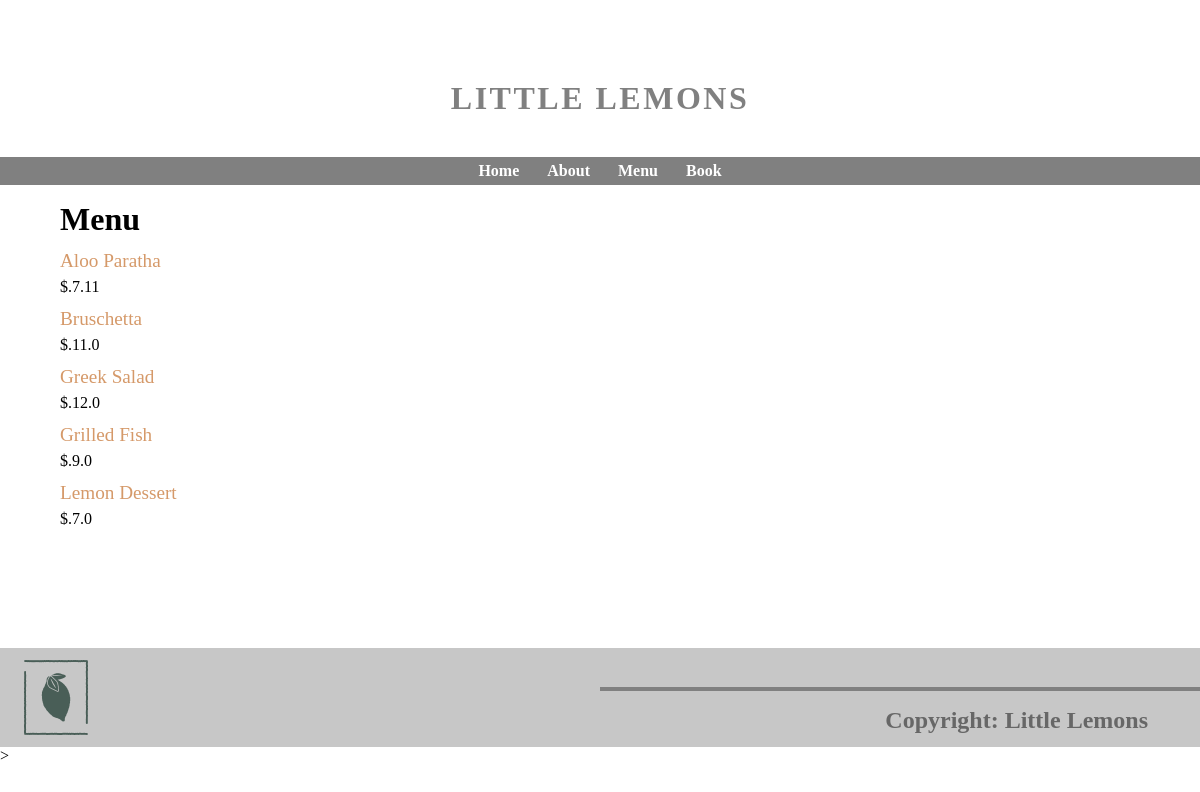
The app's page /menu/ with its own data.
### app/models.py (models this page shows, shortened)
class Menu(models.Model):
    name = models.CharField(max_length=100)
    price = models.FloatField()
    description = models.CharField(max_length=1000)
    image = models.ImageField(upload_to='uploads/')

### app/views.py (the view)
# urls.py: path('menu/',views.menu),
def menu(request):
    take = models.Menu.objects.all()
    mydic = {}
    for i in take:
        mydic[i.name] = [i.price,i.description,i.image]
    mydic = dict(sorted(mydic.items()))
    return render(request,'menu.html',{'take':take,'mydic':mydic})

### templates/menu.html
{% load static %}
<link rel="stylesheet" href="{% static 'menu.css' %}">
{% include 'index.html' %}
<h1 id="head">Menu</h1>
{% for key,values in mydic.items %}
<a href="/page/{{key}}" class="a-card"><div class="card">{{key}}</div></a>
<div class="price">$.{{values.0}}</div>
{% endfor %}
<div class="foot">{% include 'footer.html' %}</div>>

### templates/index.html
{% load static %} <link rel="stylesheet" href='{% static "style.css" %}''>
    <div id="name">
        LITTLE LEMONS
    </div>
    <div id="nav">
      <ul id="nav-ul">
        <li class="nav-li"><a class="nav-a" href="/">Home</a></li>
        <li class="nav-li"><a class="nav-a" href="/about/">About</a></li>
        <li class="nav-li"><a class="nav-a" href="/menu/">Menu</a></li>
        <li class="nav-li"><a class="nav-a" href="/book/">Book</a></li>
      </ul>
    </div>

### templates/footer.html
{% load static %}
<link rel="stylesheet" href="{% static 'footer.css'%}">
<div id="main">
    <div id="im"><img src="{% static 'img/logo_footer.png' %}" alt="image"></div>
    <div id="prt">
        <div id="line"></div>
        <div id="ftxt">Copyright: Little Lemons</div>
    </div>
</div>

### app/static/menu.css (style rules this page uses)
* { margin: 0; padding: 0; }
.card { color: #d59969; padding-top: 1vh; padding-left: 5vw; }
#head { padding: 0vw 0vw 0vw 5vw; }
.card { padding: 1vw 0vw 0.5vw 5vw; font-size: 1.2rem; }
.price { padding: 0vw 0vw 0vw 5vw;; }
.a-card { text-decoration: none; color: #d59969; }
.foot { margin-top: 15vh; margin-bottom: 0; }

### app/static/style.css (style rules this page uses)
* { margin: 0; padding: 0; }
#name { display: block; text-align: center; padding-top: 10vh; padding-bottom: 5vh; letter-spacing: 2.5px; font-weight: bold; color: gray; font-size: 2rem; }
#nav-ul { margin: 0 0 2vh 0; padding: 5px; text-align: center; list-style-type: none; background-color: gray; }
.nav-li { display: inline-block; padding: 0 1vw; }
.nav-a { color: white; font-weight: bold; text-decoration: none; }

### app/static/footer.css (style rules this page uses)
* { margin: 0; padding: 0; }
#main { background-color: rgb(199, 199, 199); display: grid; grid-template-columns: auto; }
#im { padding: 1vw; padding-left: 2vw; display: inline-block; width: 20%; }
#prt { display: inline-block; width: 50%; display: grid; grid-template-rows: auto; }
#line { height: 0.5vh; margin-top: -10%; margin-left: 100%; width: 100%; background-color: gray; }
#ftxt { padding: 1vh; width: 190%; text-align: end; font-size: 1.5rem; color: rgb(103, 103, 103); font-weight: bold; margin-top: -8%; }

### records on screen
Menu: mydic "Aloo Paratha", price "7.11"
Menu: mydic "Bruschetta", price "11.0"
Menu: mydic "Greek Salad", price "12.0"
Menu: mydic "Grilled Fish", price "9.0"
Menu: mydic "Lemon Dessert", price "7.0"
